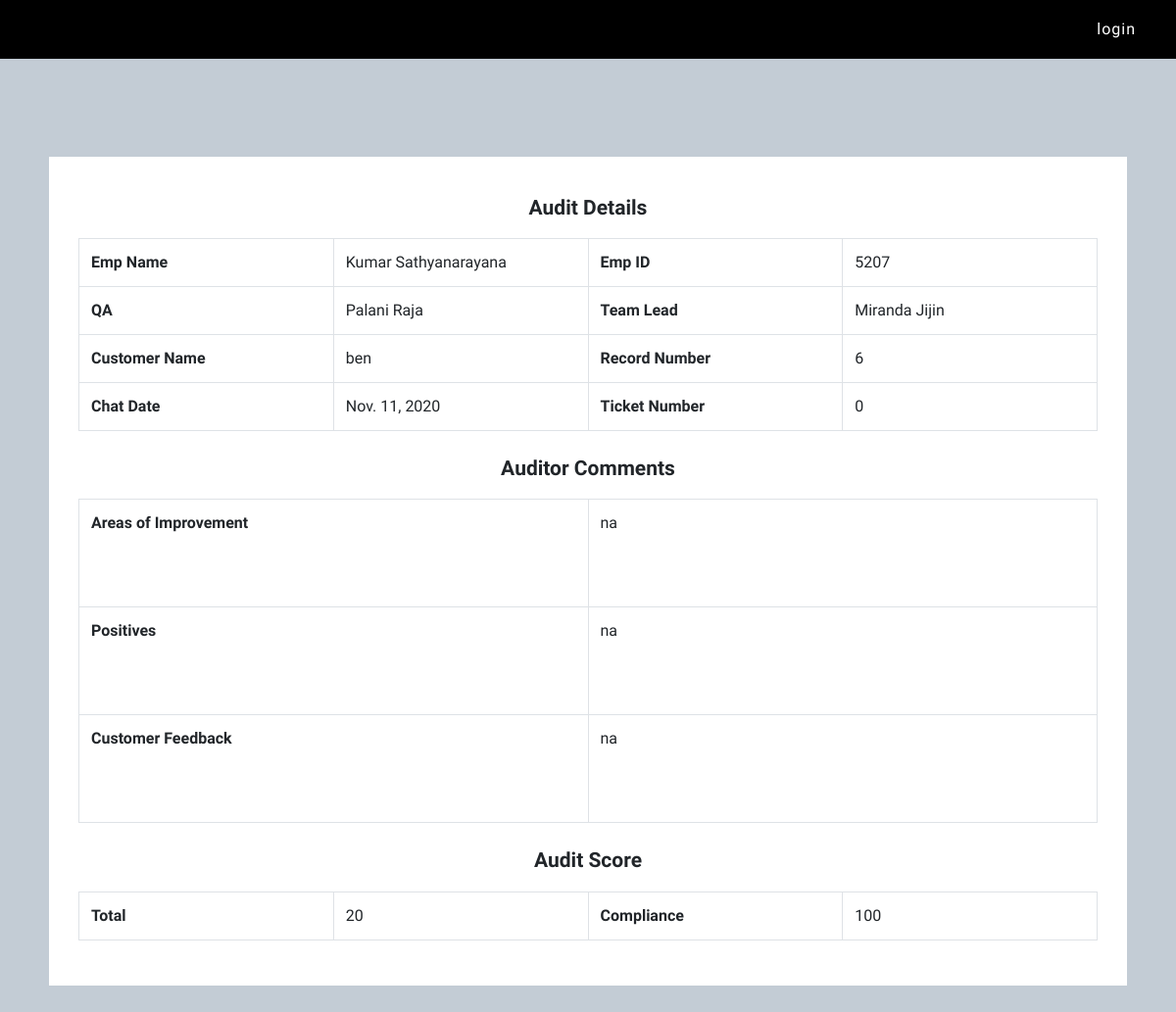
The app's page /employees/coaching-view-chat-qa/5 with its own data.
### employees/models.py (models this page shows, shortened)
class ChatMonitorinForm(models.Model):
    record_no = models.IntegerField()
    associate_name = models.CharField(max_length=50)
    emp_id = models.IntegerField()
    qa = models.CharField(max_length=50)
    team_lead = models.CharField(max_length=50)
    customer_name = models.CharField(max_length=50)
    chat_date = models.DateField()
    audit_date = models.DateField()
    ticket_no = models.IntegerField()
    campaign = models.CharField(max_length=100)
    zone = models.CharField(max_length=60)
    concept = models.CharField(max_length=60)
    ce_1 = models.CharField(max_length=10)
    ce_2 = models.CharField(max_length=10)
    ce_3 = models.CharField(max_length=10)
    ce_4 = models.CharField(max_length=10)
    ce_5 = models.CharField(max_length=10)
    ce_6 = models.CharField(max_length=10)
    business_1 = models.CharField(max_length=10)
    business_2 = models.CharField(max_length=10)
    compliance_1 = models.CharField(max_length=10)
    compliance_2 = models.CharField(max_length=10)
    compliance_3 = models.CharField(max_length=10)
    chat_summary = models.TextField()
    areas_improvement = models.TextField()
    positives = models.TextField()
    customer_feedback = models.TextField()
    added_by = models.CharField(max_length=30)
    status = models.BooleanField(default=False)
    closed_date = models.DateTimeField(null=True)
    emp_comments = models.TextField(null=True)
    ce_total = models.IntegerField(null=True)
    business_total = models.IntegerField(null=True)
    compliance_total = models.IntegerField(null=True)
    overall_score = models.IntegerField(null=True)

### employees/views.py (the view)
# urls.py: path('coaching-view-chat-qa/<int:pk>',qaCoachingViewChat),
def qaCoachingViewChat(request,pk):
    coaching=ChatMonitorinForm.objects.get(id=pk)
    data={'coaching':coaching}
    return render(request,'qa-coaching-view-chat.html',data)

### templates/qa-coaching-view-chat.html
{% extends 'base.html' %}
{% block main %}
<section id="coachingview" style="padding:100px 50px">
    <div class="container-lg" style="background: white;padding: 30px 30px;">
            <h2>Audit Details</h2>
            <table class="table table-bordered">
                <tr>
                    <td><b>Emp Name</b></td>
                    <td>{{coaching.associate_name}}</td>
                    <td><b>Emp ID</b></td>
                    <td>{{coaching.emp_id}}</td>
                </tr>
                <tr>
                  <td><b>QA</b></td>
                  <td>{{coaching.qa}}</td>
                  <td><b>Team Lead</b></td>
                  <td>{{coaching.team_lead}}</td>
                </tr>
                <tr>
                  <td><b>Customer Name</b></td>
                  <td>{{coaching.customer_name}}</td>
                  <td><b>Record Number</b></td>
                  <td>{{coaching.record_no}}</td>
                </tr>
                <tr>
                  <td><b>Chat Date</b></td>
                  <td>{{coaching.chat_date}}</td>
                  <td><b>Ticket Number</b></td>
                  <td>{{coaching.ticket_no}}</td>
                </tr>
            </table>
            <h2>Auditor Comments</h2>
            <table class="table table-bordered">
                <tr style="height:110px">
                  <td><b>Areas of Improvement</b></td>
                  <td>{{coaching.areas_improvement}}</td>
                </tr>
                <tr style="height:110px">
                  <td><b>Positives</b></td>
                  <td>{{coaching.positives}}</td>
                </tr>
                <tr style="height:110px">
                  <td><b>Customer Feedback</b></td>
                  <td>{{coaching.customer_feedback}}</td>
                </tr>
            </table>
            <h2>Audit Score</h2>
            <table class="table table-bordered">
                <tr>
                  <td><b>Total</b></td>
                  <td>{{coaching.overall_score}}</td>
                  <td><b>Compliance</b></td>
                  <td>{{coaching.compliance_total}}</td>
                </tr>
            </table>
    </div>
</section>
{% endblock %}

### static/css/style.css (style rules this page uses)
* { padding: 0; margin: 0; }
body { font-family: 'Maven Pro', sans-serif; background:#c3ccd5; }
#coachingview td { width:25%; }
#coachingview h2 { text-align: center; padding: 10px 10px; font-size: 21px; font-weight: 600; }

### records on screen
ChatMonitorinForm: associate_name "Kumar Sathyanarayana", emp_id "5207", qa "Palani Raja", team_lead "Miranda Jijin", customer_name "ben", record_no "6", chat_date "Nov. 11, 2020", ticket_no "0", areas_improvement "na", positives "na", customer_feedback "na", overall_score "20", compliance_total "100"
